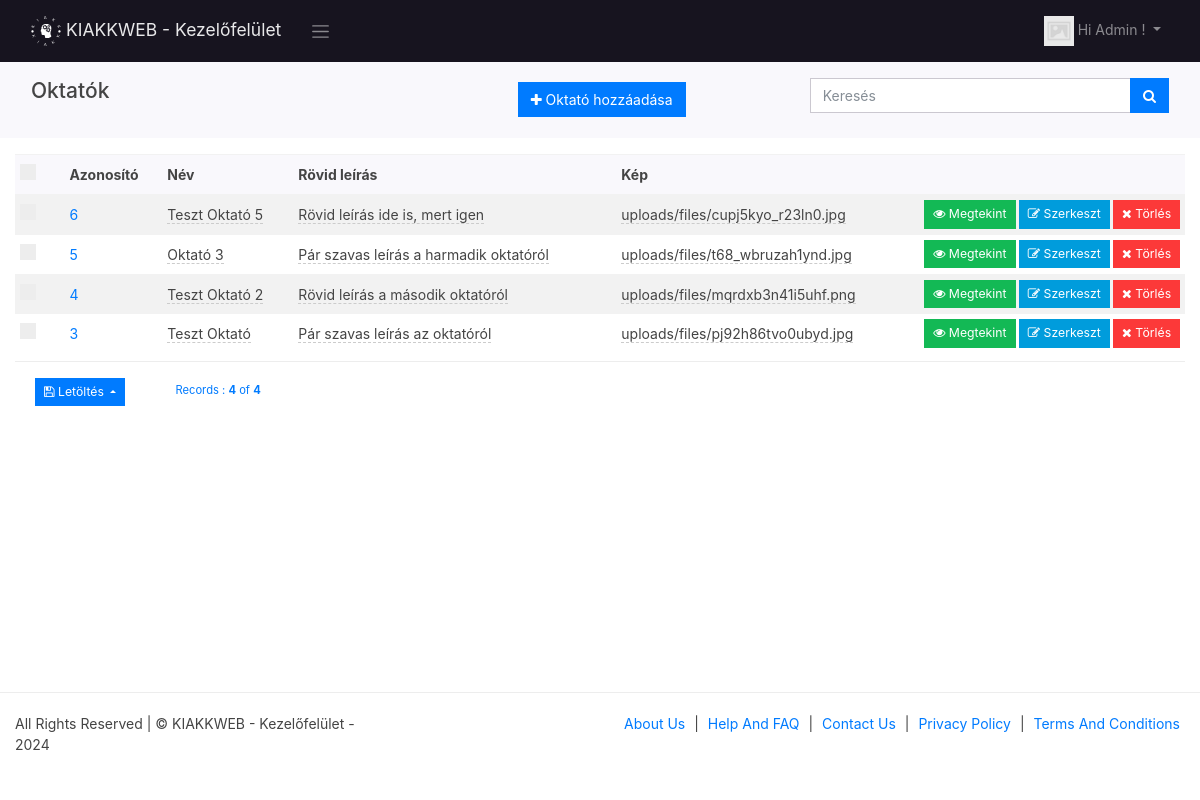
Screenshot of /dashboard/oktatok (signed in) with the database file from the repository.
### tables this page shows
CREATE TABLE `oktatok` (
  `id` int(11) NOT NULL,
  `name` varchar(255) NOT NULL DEFAULT 'Nincs név megadva',
  `short_description` text NOT NULL,
  `img` varchar(255) NOT NULL
);

### dashboard/app/views/partials/oktatok/list.php (the view, shortened to what the rows shown need)
<?php
$page_element_id = "list-page-" . random_str();
$current_page = $this->set_current_page_link();
$view_data = $this->view_data;
$records = $view_data->records;
?>
<section class="page" id="<?php echo $page_element_id; ?>" data-page-type="list"  data-display-type="table" data-page-url="<?php print_link($current_page); ?>">
        <div  class="">
            <div class="container-fluid">
                <div class="row ">
                    <div class="col-md-12 comp-grid">
                        <div  class=" animated fadeIn page-content">
                            <div id="oktatok-list-records">
                                <div id="page-report-body" class="table-responsive">
                                    <table class="table  table-striped table-sm text-left">
                                        <thead class="table-header bg-light">
                                            <tr>
                                                <th class="td-checkbox">
                                                    <label class="custom-control custom-checkbox custom-control-inline">
                                                    </label>
                                                </th>
                                                <th  class="td-id"> Azonosító</th>
                                                <th  class="td-name"> Név</th>
                                                <th  class="td-short_description"> Rövid leírás</th>
                                                <th  class="td-img"> Kép</th>
                                                <th class="td-btn"></th>
                                            </tr>
                                        </thead>
                                        <?php
                                        if(!empty($records)){
                                        ?>
                                        <tbody class="page-data" id="page-data-<?php echo $page_element_id; ?>">
                                            <?php
                                            foreach($records as $data){
                                            $rec_id = (!empty($data['id']) ? urlencode($data['id']) : null);
                                            ?>
                                            <tr>
                                                <th class=" td-checkbox">
                                                    <label class="custom-control custom-checkbox custom-control-inline">
                                                        </label>
                                                    </th>
                                                    <td class="td-id"><a href="<?php print_link("oktatok/view/$data[id]") ?>"><?php echo $data['id']; ?></a></td>
                                                    <td class="td-name">
                                                        <span  data-value="<?php echo $data['name']; ?>"
                                                            data-pk="<?php echo $data['id'] ?>"
                                                            data-url="<?php print_link("oktatok/editfield/" . urlencode($data['id'])); ?>"
                                                            data-name="name"
                                                            data-title="Adj meg nevet!"
                                                            data-placement="left"
                                                            data-toggle="dblclick"
                                                            data-type="text"
                                                            data-mode="popover"
                                                            data-showbuttons="left"
                                                            class="is-editable" >
                                                            <?php echo $data['name']; ?>
                                                        </span>
                                                    </td>
                                                    <td class="td-short_description">
                                                        <span  data-pk="<?php echo $data['id'] ?>"
                                                            data-url="<?php print_link("oktatok/editfield/" . urlencode($data['id'])); ?>"
                                                            data-name="short_description"
                                                            data-title="Adj meg rövid leírást!"
                                                            data-placement="left"
                                                            data-toggle="dblclick"
                                                            data-type="textarea"
                                                            data-mode="popover"
                                                            data-showbuttons="left"
                                                            class="is-editable" >
                                                            <?php echo $data['short_description']; ?>
                                                        </span>
                                                    </td>
                                                    <td class="td-img">
                                                        <span  data-value="<?php echo $data['img']; ?>"
                                                            data-pk="<?php echo $data['id'] ?>"
                                                            data-url="<?php print_link("oktatok/editfield/" . urlencode($data['id'])); ?>"
                                                            data-name="img"
                                                            data-title="Browse..."
                                                            data-placement="left"
                                                            data-toggle="dblclick"
                                                            data-type="text"
                                                            data-mode="popover"
                                                            data-showbuttons="left"
                                                            class="is-editable" >
                                                            <?php echo $data['img']; ?>
                                                        </span>
                                                    </td>
                                                    <th class="td-btn">
                                                        <a class="btn btn-sm btn-success has-tooltip" title="View Record" href="<?php print_link("oktatok/view/$rec_id"); ?>">
                                                            <i class="fa fa-eye"></i> Megtekint
                                                        </a>
                                                        <a class="btn btn-sm btn-info has-tooltip" title="Edit This Record" href="<?php print_link("oktatok/edit/$rec_id"); ?>">
                                                            <i class="fa fa-edit"></i> Szerkeszt
                                                        </a>
                                                        <a class="btn btn-sm btn-danger has-tooltip record-delete-btn" title="Delete this record" href="" data-prompt-msg="Biztosan törölni szeretnéd?" data-display-style="modal">
                                                            <i class="fa fa-times"></i>
                                                            Törlés
                                                        </a>
                                                    </th>
                                                </tr>
                                                <?php
                                                }
                                                ?>
                                            </tbody>
                                            <?php
                                            }
                                            ?>
                                        </table>
                                    </div>
                                                    </div>
                                                </div>
                                            </div>
                                        </div>
                                    </div>
                                </div>
                            </section>

### rows the page displays
oktatok: id "6", name "Teszt Oktató 5", short_description "Rövid leírás ide is, mert igen", img "uploads/files/cupj5kyo_r23ln0.jpg"
oktatok: id "5", name "Oktató 3", short_description "Pár szavas leírás a harmadik oktatóról", img "uploads/files/t68_wbruzah1ynd.jpg"
oktatok: id "4", name "Teszt Oktató 2", short_description "Rövid leírás a második oktatóról", img "uploads/files/mqrdxb3n41i5uhf.png"
oktatok: id "3", name "Teszt Oktató", short_description "Pár szavas leírás az oktatóról", img "uploads/files/pj92h86tvo0ubyd.jpg"

### other values shown
SITE_NAME "KIAKKWEB - Kezelőfelület"
USER_NAME "Admin"
$record_position "4"
$this->total_records "4"
